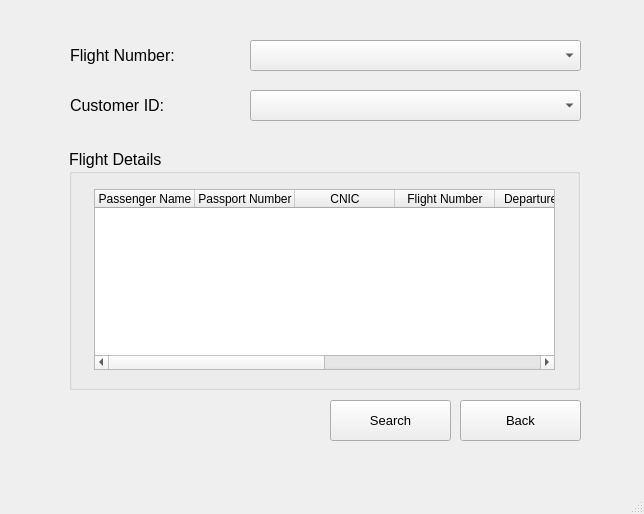
<?xml version="1.0" encoding="UTF-8"?>
<ui version="4.0">
 <class>MainWindow</class>
 <widget class="QMainWindow" name="MainWindow">
  <property name="geometry">
   <rect>
    <x>0</x>
    <y>0</y>
    <width>644</width>
    <height>514</height>
   </rect>
  </property>
  <property name="windowTitle">
   <string>MainWindow</string>
  </property>
  <widget class="QWidget" name="centralwidget">
   <widget class="QLabel" name="label">
    <property name="geometry">
     <rect>
      <x>70</x>
      <y>40</y>
      <width>141</width>
      <height>31</height>
     </rect>
    </property>
    <property name="font">
     <font>
      <pointsize>12</pointsize>
     </font>
    </property>
    <property name="text">
     <string>Flight Number:</string>
    </property>
   </widget>
   <widget class="QComboBox" name="comboBox">
    <property name="geometry">
     <rect>
      <x>250</x>
      <y>40</y>
      <width>331</width>
      <height>31</height>
     </rect>
    </property>
   </widget>
   <widget class="QGroupBox" name="groupBox">
    <property name="geometry">
     <rect>
      <x>69</x>
      <y>149</y>
      <width>511</width>
      <height>241</height>
     </rect>
    </property>
    <property name="font">
     <font>
      <pointsize>12</pointsize>
     </font>
    </property>
    <property name="title">
     <string>Flight Details</string>
    </property>
    <widget class="QTableWidget" name="passengerTable">
     <property name="geometry">
      <rect>
       <x>25</x>
       <y>40</y>
       <width>461</width>
       <height>181</height>
      </rect>
     </property>
     <property name="font">
      <font>
       <pointsize>9</pointsize>
      </font>
     </property>
     <property name="dragEnabled">
      <bool>false</bool>
     </property>
     <column>
      <property name="text">
       <string>Passenger Name</string>
      </property>
     </column>
     <column>
      <property name="text">
       <string>Passport Number</string>
      </property>
     </column>
     <column>
      <property name="text">
       <string>CNIC</string>
      </property>
     </column>
     <column>
      <property name="text">
       <string>Flight Number</string>
      </property>
     </column>
     <column>
      <property name="text">
       <string>Departure Date</string>
      </property>
     </column>
     <column>
      <property name="text">
       <string>Arrival Date</string>
      </property>
     </column>
     <column>
      <property name="text">
       <string>Departure Time</string>
      </property>
     </column>
     <column>
      <property name="text">
       <string>Arrival Time</string>
      </property>
     </column>
    </widget>
   </widget>
   <widget class="QPushButton" name="passengerSearch">
    <property name="geometry">
     <rect>
      <x>330</x>
      <y>400</y>
      <width>121</width>
      <height>41</height>
     </rect>
    </property>
    <property name="font">
     <font>
      <pointsize>10</pointsize>
     </font>
    </property>
    <property name="text">
     <string>Search</string>
    </property>
   </widget>
   <widget class="QLabel" name="label_2">
    <property name="geometry">
     <rect>
      <x>70</x>
      <y>90</y>
      <width>161</width>
      <height>31</height>
     </rect>
    </property>
    <property name="font">
     <font>
      <pointsize>12</pointsize>
     </font>
    </property>
    <property name="text">
     <string>Customer ID:</string>
    </property>
   </widget>
   <widget class="QPushButton" name="passengerBack">
    <property name="geometry">
     <rect>
      <x>460</x>
      <y>400</y>
      <width>121</width>
      <height>41</height>
     </rect>
    </property>
    <property name="font">
     <font>
      <pointsize>10</pointsize>
     </font>
    </property>
    <property name="text">
     <string>Back</string>
    </property>
   </widget>
   <widget class="QComboBox" name="customerComboBox">
    <property name="geometry">
     <rect>
      <x>250</x>
      <y>90</y>
      <width>331</width>
      <height>31</height>
     </rect>
    </property>
   </widget>
  </widget>
  <widget class="QMenuBar" name="menubar">
   <property name="geometry">
    <rect>
     <x>0</x>
     <y>0</y>
     <width>644</width>
     <height>26</height>
    </rect>
   </property>
  </widget>
  <widget class="QStatusBar" name="statusbar"/>
 </widget>
 <resources/>
 <connections/>
</ui>
